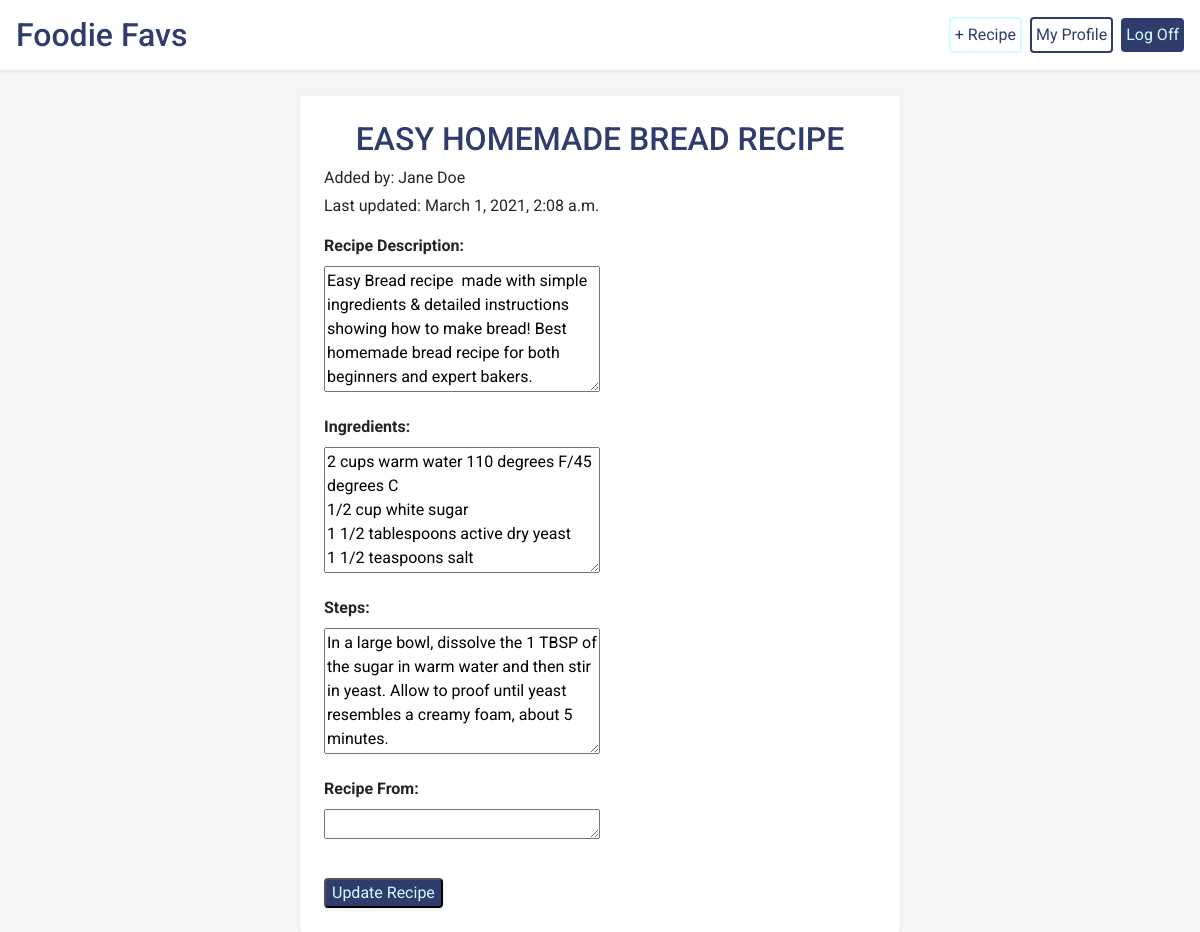
/home/edit_2 (signed in), run on an earlier commit of the app's database.
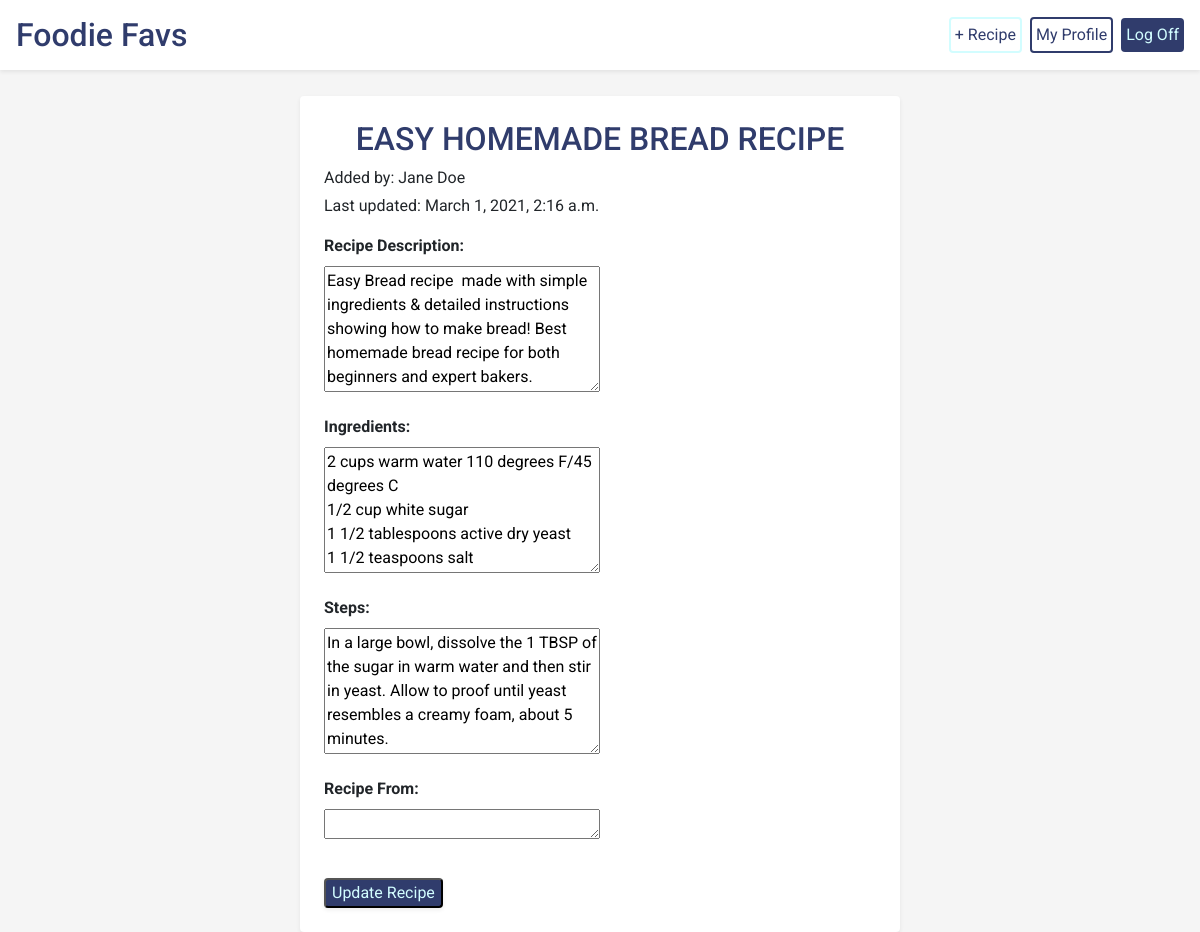
And on a later commit of the database.
### foodie_app/models.py (models this page shows)
class Recipe(models.Model):
    name = models.CharField(max_length=255)
    desc = models.CharField(max_length=255, default="")
    ingredients = models.TextField(default="")
    steps = models.TextField(default="")
    creator = models.ForeignKey(User, related_name="users", on_delete=models.CASCADE, default=1)
    source = models.CharField(max_length=255, default="")
    users_who_favorite = models.ManyToManyField(User, related_name="favorite_recipes", default=0)
    created_at = models.DateTimeField(auto_now_add=True)
    updated_at = models.DateTimeField(auto_now=True)

### login/models.py (models this page shows)
class User(models.Model):
    first_name = models.CharField(max_length=255)
    last_name = models.CharField(max_length=255)
    email = models.EmailField()
    password = models.CharField(max_length=255)
    followers = models.ManyToManyField("self", blank=True)
    created_at = models.DateTimeField(auto_now_add=True)
    updated_at = models.DateTimeField(auto_now=True)
    objects = UserManager()

### foodie_app/views.py (the view)
# urls.py: path('edit_<int:recipe_id>', views.edit_recipe),
def edit_recipe(request, recipe_id):
    if 'userid' in request.session:
        context = {
            "user": User.objects.get(id=request.session['userid']),
            "recipe": Recipe.objects.get(id=recipe_id)
        }
        return render(request, 'edit_recipe.html', context)

### foodie_app/templates/edit_recipe.html (shortened to what this page needs)
<!DOCTYPE html>
<html lang="en">
<head>
    <link rel="stylesheet" href="https://stackpath.bootstrapcdn.com/bootstrap/4.5.2/css/bootstrap.min.css"
>
    {% load static %}
    <link rel="stylesheet" href="{% static 'css/style.css' %}">
</head>
<body class="body">
    <header id="header" class="bg-white d-flex p-3 align-items-center shadow-sm mt-0">
        <h2 class="pr-5 mb-0"><a href="/home" class="home">Foodie Favs</a></h2>
        <a href="/home/new_recipe" class="new-recipe p-1 rounded ml-auto mr-2">+ Recipe</a>
        <a href="/home/{{user.id}}" class="icon rounded p-1">My Profile</a>
        <a href="/home/log_off" class="btn ml-2 p-1" id="log-off">Log Off</a>
    </header>
    <div class="pt-5"></div>
    <div class="w-50 shadow-sm mt-5 p-4 ml-auto mr-auto rounded recipe-card">
        <h2 class="text-center">{{recipe.name}}</h2>
        <p class="mb-1">Added by: {{recipe.creator.first_name}} {{recipe.creator.last_name}}</p>
        <p>Last updated: {{recipe.updated_at}}</p>
        <form action="/home/{{recipe.id}}/edit" method="POST" id="edit-recipe-form">
            <div class="form-group">
                <label class="label font-weight-bold" for="desc">Recipe Description:</label>
                <br>
                <textarea name="desc" id="desc" cols="30" rows="5" class="w-50">{{recipe.desc}}</textarea>
            </div>
            <div class="form-group">
                <label class="label font-weight-bold" for="ingredients">Ingredients:</label>
                <br>
                <textarea name="ingredients" id="ingredients" cols="30" rows="5"
                    class="w-50">{{recipe.ingredients}}</textarea>
            </div>
            <div class="form-group">
                <label class="label font-weight-bold" for="steps">Steps:</label>
                <br>
                <textarea name="steps" id="steps" cols="30" rows="5" class="w-50">{{recipe.steps}}</textarea>
            </div>
            <div class="form-group">
                <label class="label font-weight-bold" for="source">Recipe From:</label>
                <br>
                <textarea name="source" id="source" cols="45" rows="1" class="w-50">{{recipe.source}}</textarea>
            </div>
            <input class="mt-3 edit-recipe rounded shadow-sm" type="submit" name="submit" id="submit"
                value="Update Recipe">
        </form>
    </div>
</body>
</html>

What changed in the data, as far as the page shows it:
changed Recipe "EASY HOMEMADE BREAD RECIPE": updated_at "March 1, 2021, 2:08 a.m." → "March 1, 2021, 2:16 a.m."
